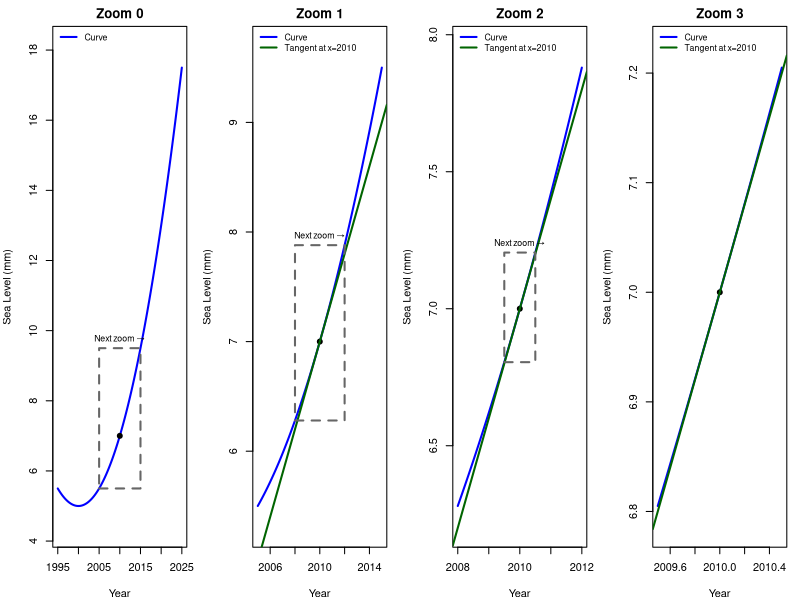
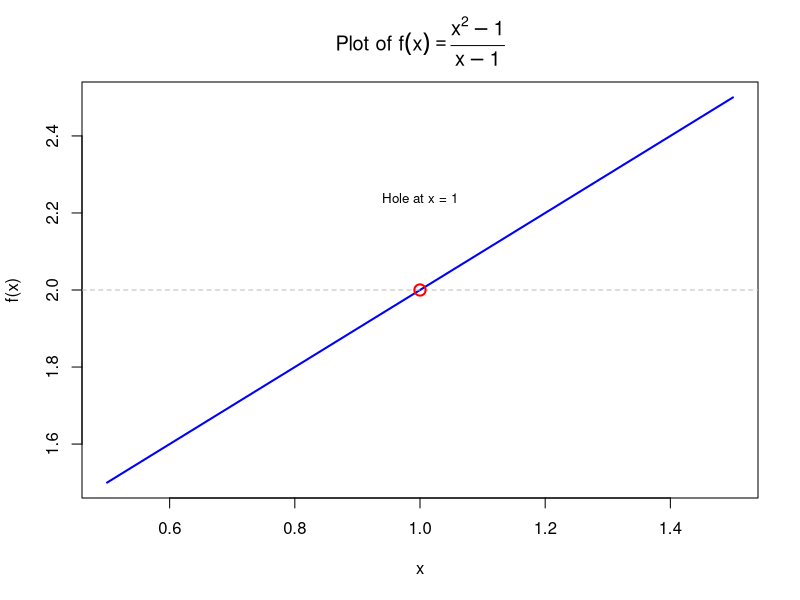
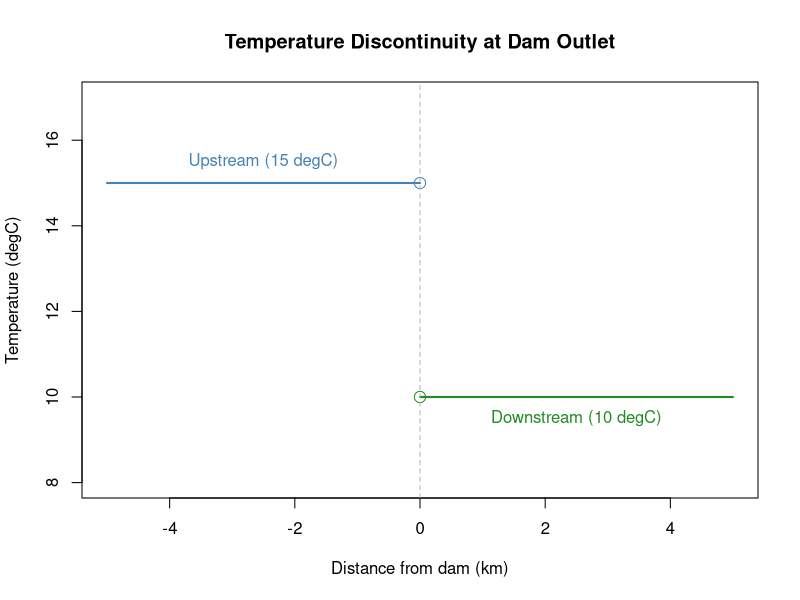
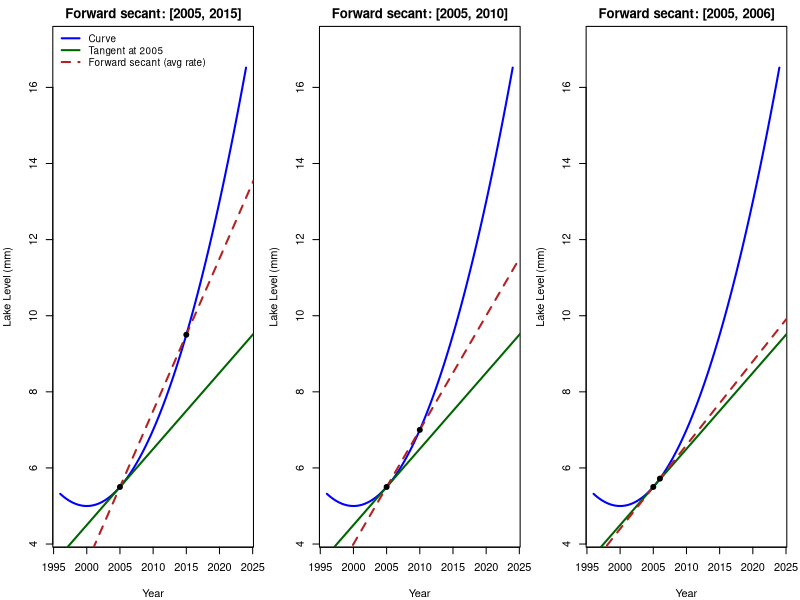
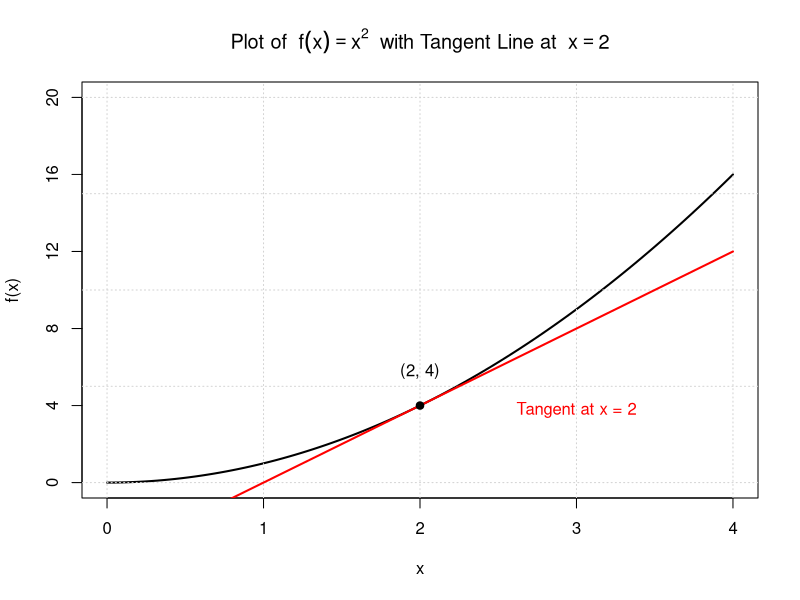
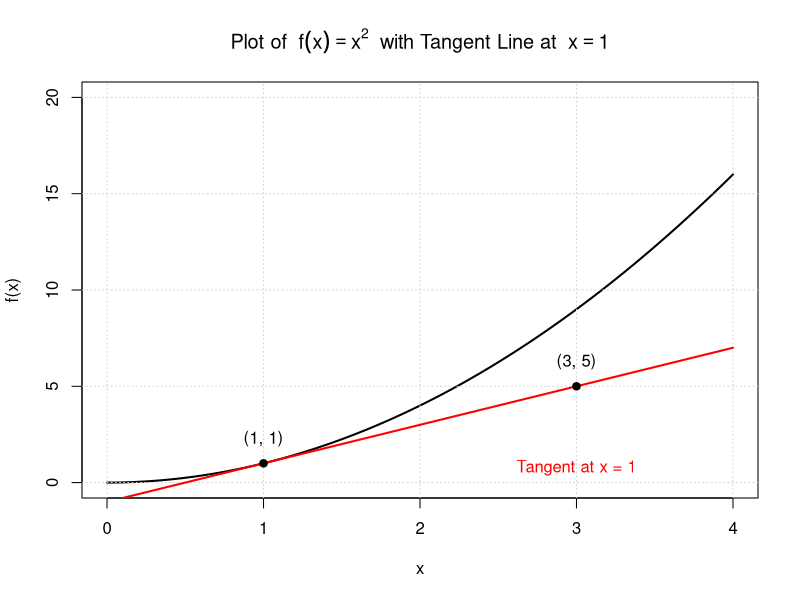
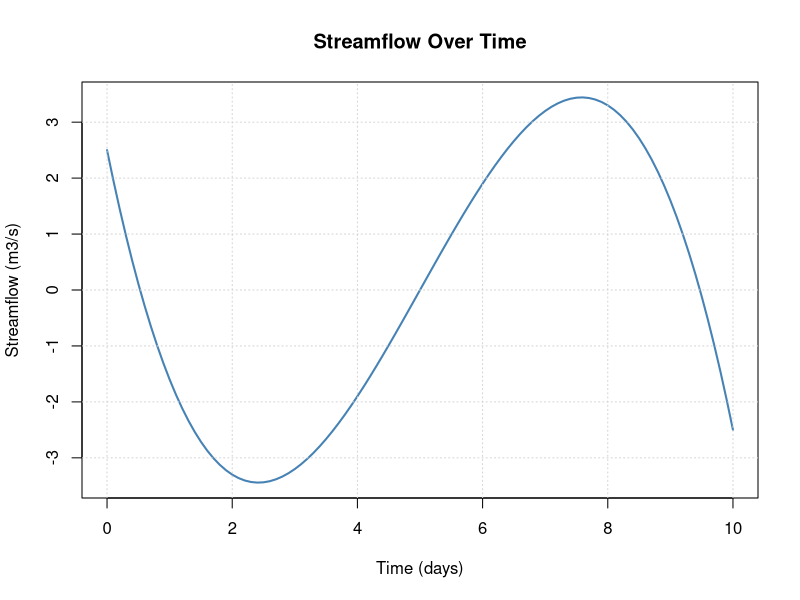
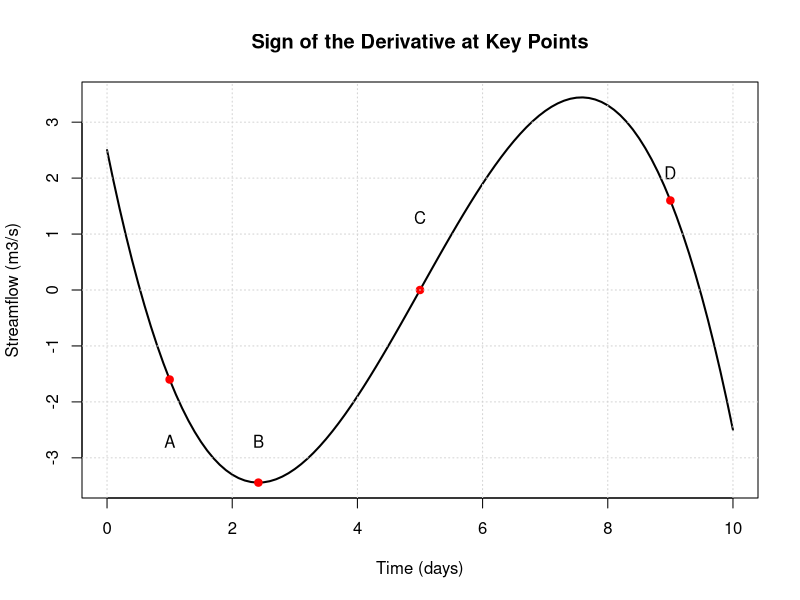

Here is the R script that generated these plots, in order:
## ---- chunk 1
knitr::kable(
  data.frame(
    `Math / Physics / Data / Context` = c(
      "Rate of change",
      "Slope of the tangent line",
      "Instantaneous rate",
      "Velocity",
      "Acceleration",
      "Gradient",
      "Marginal change",
      "Slope at a point",
      "Rise over run",
      "Delta Y / Delta X"
    ),
    `Environmental / Applied / Context` = c(
      "Growth rate",
      "Decay rate",
      "Reaction rate",
      "Flux",
      "Turnover rate",
      "Loss rate / Gain rate",
      "Change per unit time",
      "Response rate",
      "Uptake rate",
      "First difference"
    )
  ),
  caption = "Terms Across Disciplines That Represent Derivatives",
  booktabs = TRUE
)
## ---- chunk 2
# --- Setup a smooth "sea level" curve and its derivative (for the tangent) ---
f      <- function(x) 0.02*(x - 2000)^2 + 5
fprime <- function(x) 0.04*(x - 2000)

# Focal point for zooming/tangent
x0 <- 2010
y0 <- f(x0)
m0 <- fprime(x0)

# Windows for the 4 panels: full -> zoom1 -> zoom2 -> zoom3
wins <- list(
  c(1995, 2025),
  c(2005, 2015),
  c(2008, 2012),
  c(2009.5, 2010.5)
)

# Helper: y-limits with a little padding for a given x-window
ylims_for_window <- function(w) {
  xs <- seq(w[1], w[2], length.out = 400)
  ys <- f(xs)
  pad <- 0.05 * diff(range(ys))
  c(min(ys) - pad, max(ys) + pad)
}

# Base plotting layout
op <- par(mfrow = c(1, 4), mar = c(4, 4, 2, 1))

for (i in seq_along(wins)) {
  xr <- wins[[i]]
  yr <- ylims_for_window(xr)

  # Plot curve
  plot(NA, xlim = xr, ylim = yr, xlab = "Year", ylab = "Sea Level (mm)",
       main = paste("Zoom", i - 1))
  xs <- seq(xr[1], xr[2], length.out = 800)
  lines(xs, f(xs), col = "blue", lwd = 2)
  points(x0, y0, pch = 19)

  # Add tangent line for panels 2-4
  if (i >= 2) {
    abline(a = y0 - m0 * x0, b = m0, col = "darkgreen", lwd = 2)
    legend("topleft",
           legend = c("Curve", "Tangent at x=2010"),
           col = c("blue", "darkgreen"),
           lty = c(1, 1), lwd = c(2, 2), bty = "n", cex = 0.8)
  } else {
    legend("topleft",
           legend = c("Curve"),
           col = c("blue"),
           lty = c(1), lwd = c(2), bty = "n", cex = 0.8)
  }

  # Draw a "zoom box" pointing to the next panel's window (for panels 1-3)
  if (i < length(wins)) {
    next_xr <- wins[[i + 1]]
    # Choose y-range of the box based on curve over the next x-range,
    # but clamp to current panel's y-range
    xs_box <- seq(next_xr[1], next_xr[2], length.out = 200)
    ys_box <- f(xs_box)
    y_min <- max(min(ys_box), yr[1])
    y_max <- min(max(ys_box), yr[2])
    rect(next_xr[1], y_min, next_xr[2], y_max,
         border = "gray40", lty = 2, lwd = 2)
    text(mean(next_xr), y_max, labels = "Next zoom →", pos = 3, cex = 0.8)
  }
}

par(op)
## ---- chunk 3
# Define the function
f <- function(x) {
  (x^2 - 1) / (x - 1)
}

# Create x values avoiding x = 1 to prevent division by zero
x_vals <- seq(0.5, 1.5, length.out = 100)
x_vals <- x_vals[x_vals != 1]

# Evaluate the function
y_vals <- f(x_vals)

# Plot the function
plot(x_vals, y_vals, type = "l", lwd = 2, col = "blue",
     xlab = "x", ylab = "f(x)",
     main = expression("Plot of " * f(x) == frac(x^2 - 1, x - 1)))

# Add a dashed horizontal line for the limit value
abline(h = 2, col = "gray", lty = 2)

# Add the hole at x = 1
points(1, 2, pch = 1, col = "red", cex = 1.5, lwd = 2)
text(1, 2.2, labels = "Hole at x = 1", pos = 3, cex = 0.8)
## ---- chunk 4
plot(NULL, xlim = c(-5, 5), ylim = c(8, 17), 
     xlab = "Distance from dam (km)", ylab = "Temperature (degC)", 
     main = "Temperature Discontinuity at Dam Outlet")

# Upstream: constant 15°C for x < 0
segments(-5, 15, 0, 15, col = "steelblue", lwd = 2)

# Downstream: constant 10°C for x > 0
segments(0, 10, 5, 10, col = "forestgreen", lwd = 2)

# Open circles at x = 0
points(0, 15, pch = 1, cex = 1.5, col = "steelblue")
points(0, 10, pch = 1, cex = 1.5, col = "forestgreen")

text(-2.5, 15.5, "Upstream (15 degC)", col = "steelblue")
text(2.5, 9.5, "Downstream (10 degC)", col = "forestgreen")
abline(v = 0, col = "gray70", lty = 2)
## ---- chunk 5
# Smooth "Lake level" curve and derivative (for tangent)
f      <- function(x) 0.02*(x - 2000)^2 + 5
fprime <- function(x) 0.04*(x - 2000)  # derivative of f

# Focal point for forward approximations
x0 <- 2005
y0 <- f(x0)
m_tan <- fprime(x0)

# Forward secant endpoints for each panel
xR_list <- c(2015, 2010, 2006)  # 10-year, 5-year, 1-year forward intervals

# Common plot window
xr <- c(1996, 2024)
xs <- seq(xr[1], xr[2], length.out = 1000)
ys <- f(xs)
yr <- range(ys); pad <- 0.05 * diff(yr); yr <- c(yr[1]-pad, yr[2]+pad)

op <- par(mfrow = c(1, 3), mar = c(4,4,2,1))
for (i in seq_along(xR_list)) {
  xR <- xR_list[i]
  yR <- f(xR)

  # Forward secant slope (average rate on [x0, xR])
  m_sec <- (yR - y0) / (xR - x0)

  # Panel title text
  title_txt <- paste0("Forward secant: [", x0, ", ", xR, "]")

  # Plot curve
  plot(NA, xlim = xr, ylim = yr, xlab = "Year", ylab = "Lake Level (mm)",
       main = title_txt)
  lines(xs, ys, col = "blue", lwd = 2)

  # Tangent line at x0
  abline(a = y0 - m_tan * x0, b = m_tan, col = "darkgreen", lwd = 2)

  # Forward secant line through (x0,y0) and (xR,yR)
  abline(a = y0 - m_sec * x0, b = m_sec, col = "firebrick", lty = 2, lwd = 2)

  # Mark points
  points(c(x0, xR), c(y0, yR), pch = 19)


  # Legend only on the first panel
  if (i == 1) {
    legend("topleft",
           legend = c("Curve", "Tangent at 2005", "Forward secant (avg rate)"),
           col = c("blue", "darkgreen", "firebrick"),
           lty = c(1,1,2), lwd = c(2,2,2), bty = "n", cex = 0.9)
  }
}
par(op)
## ---- chunk 6
# Define the function and its derivative
f <- function(x) x^2
f_prime <- function(x) 2 * x  # Derivative of f(x) = x^2

# Point of tangency
x0 <- 2
y0 <- f(x0)
slope <- f_prime(x0)

# Tangent line function
tangent <- function(x) slope * (x - x0) + y0

# Plot the function with custom axes and ticks
curve(f(x), from = 0, to = 4, lwd = 2,
      xlab = "x", ylab = "f(x)",
      main = expression("Plot of " ~ f(x) == x^2 ~ " with Tangent Line at " ~ x == 2),
      ylim = c(0, 20), yaxt = "n")
axis(2, at = seq(0, 20, by = 4))  # Custom y-axis ticks
grid()

# Add the tangent line
curve(tangent(x), from = 0, to = 4, add = TRUE, col = "red", lwd = 2, lty = 1)

# Mark the point of tangency
points(x0, y0, pch = 19)
text(x0, y0 + 1, labels = "(2, 4)", pos = 3)
text(3, y0 - 1, labels = "Tangent at x = 2", pos = 3, col = "red")
## ---- chunk 7
# Define the function and its derivative
f <- function(x) x^2
f_prime <- function(x) 2 * x  # Derivative of f(x) = x^2

# Point of tangency
x0 <- 1
y0 <- f(x0)
slope <- f_prime(x0)

# Tangent line function
tangent <- function(x) slope * (x - x0) + y0

# Plot the function with custom axes and ticks
curve(f(x), from = 0, to = 4, lwd = 2,
      xlab = "x", ylab = "f(x)",
      main = expression("Plot of " ~ f(x) == x^2 ~ " with Tangent Line at " ~ x == 1),
      ylim = c(0, 20), yaxt = "n")
axis(2, at = seq(0, 20, by = 5))  # Custom y-axis ticks
grid()

# Add the tangent line
curve(tangent(x), from = 0, to = 4, add = TRUE, col = "red", lwd = 2, lty = 1)

# Mark the point of tangency
points(x0, y0, pch = 19)
text(x0, y0 + 0.5, labels = "(1, 1)", pos = 3)
points(3, 5, pch = 19)
text(3, 5.5, labels = "(3, 5)", pos = 3)
text(3, y0 - 1, labels = "Tangent at x = 1", pos = 3, col = "red")
## ---- chunk 8
curve(-0.1*(x - 5)^3 + 2*(x - 5), from = 0, to = 10, 
      xlab = "Time (days)", ylab = "Streamflow (m3/s)", 
      main = "Streamflow Over Time", col = "steelblue", lwd = 2)
grid()
## ---- chunk 9
curve(-0.1*(x - 5)^3 + 2*(x - 5), from = 0, to = 10, 
      xlab = "Time (days)", ylab = "Streamflow (m3/s)", 
      main = "Sign of the Derivative at Key Points", col = "black", lwd = 2)
points(c(1, 2.41801, 5, 9), 
       -0.1*(c(1, 2.41801, 5, 9) - 5)^3 + 2*(c(1, 2.41801, 5, 9) - 5), 
       pch = 19, col = "red")
text(c(1, 2.41801, 5, 9), c(-3, -3, 1, 1.8), labels = c("A", "B", "C", "D"), pos = 3)
grid()
## ---- chunk 10
# Define a more complex function
f <- function(x) sin(x/2) + 0.05*(x - 5)^2

# Plot settings
xr <- c(0, 20)
xs <- seq(xr[1], xr[2], length.out = 800)
ys <- f(xs)
yr <- range(ys); pad <- 0.1*diff(yr); yr <- c(yr[1]-pad, yr[2]+pad)

# Plot the curve
plot(xs, ys, type = "l", lwd = 2, col = "blue",
     xlab = "x", ylab = "f(x)",
     main = "Sketch Tangent Lines at Different Points")
grid()

## ---- chunk 11
par(mfrow = c(1, 2))
f <- function(x) -0.1*(x - 5)^3 + 2*(x - 5)
f_prime <- function(x) -0.3*(x - 5)^2 + 2

curve(f(x), from = 0, to = 10, 
      xlab = "x", ylab = "f(x)", 
      main = "Function: A", col = "blue", lwd = 2)

curve(f_prime(x), from = 0, to = 10, 
      xlab = "x", ylab = "f'(x)", 
      main = "Function: B", col = "red", lwd = 2)
## ---- chunk 12
# Tidal height model over 24 hours (semi-diurnal with a small inequality term)
t <- seq(0, 24, length.out = 1000)  # time in hours

# Fundamental tidal period ~12.42 h; we approximate with 12.4 h
omega1 <- 2*pi/12.4      # main semi-diurnal component
omega2 <- 2*pi/24        # small diurnal inequality

# Tidal height function (arbitrary units, e.g., meters)
H <- function(t) {
  1.2*sin(omega1*(t - 1.5)) +     # main tide
    0.3*sin(omega2*(t + 2)) +     # small inequality/asymmetry
    0.1*cos(2*omega1*t) +         # harmonic to sharpen peaks a bit
    2.0                            # mean sea level offset
}

h <- H(t)

# Plot
plot(t, h, type = "l", lwd = 2, col = "blue",
     xlab = "Time (hours)", ylab = "Tide Height (m, relative)",
     main = "Tidal Height Over 24 Hours")
grid()

# Add light vertical guides every 3 hours for reading times
abline(v = seq(0, 24, by = 3), col = rgb(0,0,0,0.1), lty = 1)

# Optional: uncomment to label hours on the x-axis at 0, 6, 12, 18, 24
# axis(1, at = seq(0, 24, by = 6))
## ---- chunk 13
# Forest biomass over time (arbitrary units)
# Use a logistic curve (captures rising -> inflection -> flattening)
K  <- 100        # carrying capacity (plateau biomass)
r  <- 0.18       # intrinsic growth rate
t0 <- 20         # inflection time (switch from concave up to concave down)

B <- function(t) K / (1 + exp(-r*(t - t0)))  # logistic biomass

# Time window
t <- seq(0, 50, length.out = 800)
b <- B(t)

# Base plot
plot(t, b, type = "l", lwd = 2, col = "forestgreen",
     xlab = "Time (years)", ylab = "Forest Biomass (Million tons of Carbon)",
     main = "Forest Biomass Over Time")
grid()

# Optional light guides to help discussion (toggle)
show_guides <- FALSE  # set to TRUE for gentle annotations

if (isTRUE(show_guides)) {
  # Inflection point: logistic switches from concave up to concave down
  t_inflect <- t0
  b_inflect <- B(t_inflect)

  # Shade early (mostly rising & accelerating), mid (curving downward), late (flattening)
  rect(0, par("usr")[3], t_inflect, par("usr")[4],
       col = rgb(0, 0.5, 0, 0.06), border = NA)
  rect(t_inflect, par("usr")[3], 40, par("usr")[4],
       col = rgb(0.5, 0.3, 0, 0.06), border = NA)
  rect(40, par("usr")[3], 50, par("usr")[4],
       col = rgb(0, 0, 0.5, 0.06), border = NA)

  # Mark inflection and near-plateau guide
  points(t_inflect, b_inflect, pch = 19, col = "gray30")
  abline(v = t_inflect, col = "gray60", lty = 2)
  abline(h = K, col = "gray70", lty = 3)

  # Labels
  text(10, B(10), "Rising (derivative > 0)", pos = 3, cex = 0.9, col = "darkgreen")
  text(28, B(28), "Curving downward\n(decelerating growth,\nsecond derivative < 0)",
       pos = 3, cex = 0.85, col = "sienna4")
  text(45, K, "Flattening (derivative → 0)", pos = 3, cex = 0.9, col = "navy")
}
## ---- chunk 14
# Create sequence
time <- seq(0, 10, length.out = 200)

# Graph A: Linear growth
growth_A <- 2 * time

# Graph B: Logistic/S-curve (best match for invasive plant story)
growth_B <- 100 / (1 + exp(-1.2 * (time - 5)))  # logistic curve

# Graph C: Sharp growth then crash
growth_C <- ifelse(time < 5, 10 * time, 50 - 8 * (time - 5))

# Plot all three
par(mfrow = c(1, 3))

plot(time, growth_A, type = "l", lwd = 2, col = "steelblue",
     xlab = "Time", ylab = "Coverage", main = "Graph A: Linear Growth")

plot(time, growth_B, type = "l", lwd = 2, col = "forestgreen",
     xlab = "Time", ylab = "Coverage", main = "Graph B: Logistic Growth")

plot(time, growth_C, type = "l", lwd = 2, col = "firebrick",
     xlab = "Time", ylab = "Coverage", main = "Graph C: Growth Then Drop")


## ---- chunk 15
curve(100 - 2*x - 0.1*x^2, from = 0, to = 20,
      xlab = "Years since 2000", ylab = "Area (km\u00B2)",
      main = "Glacier Area Over Time", col = "steelblue", lwd = 2)
grid()
## ---- chunk 16
f <- function(t) 100 - 2*t - 0.1*t^2
curve(f(x), from = 0, to = 20,
      xlab = "Years since 2000", ylab = "Area (km\u00B2)",
      main = "Glacier Area with Secant Line", col = "steelblue", lwd = 2)
segments(5, f(5), 15, f(15), col = "red", lwd = 2, lty = 2)
points(c(5, 15), c(f(5), f(15)), pch = 19, col = "red")
grid()
## ---- chunk 17
curve(15 + 2*sin(0.5*x), from = 0, to = 10,
      xlab = "Days", ylab = "Temperature (\u00B0C)",
      main = "Stream Temperature Over Time", col = "steelblue", lwd = 2)
grid()
## ---- chunk 18
set.seed(123)
par(mfrow = c(2,3), mar = c(4,4,2,1))

# x grid for plotting
x <- seq(0, 5, length.out = 300)

# Define five functions
funs <- list(
  A = function(x) x^2,
  B = function(x) -x^2 + 6,
  C = function(x) sin(x),
  D = function(x) cos(x) + 2,
  E = function(x) exp(0.3 * x)
)

# Helper to draw one panel
draw_panel <- function(fname, f) {
  y <- f(x)
  plot(x, y, type = "l", lwd = 2, col = "steelblue",
       xlab = "x", ylab = "y", main = paste("Graph", fname))
  # red point at x = 2
  y2 <- f(2)
  points(2, y2, pch = 19, col = "red")
}

# Plot the five graphs
nm <- names(funs)
for (i in seq_along(funs)) {
  draw_panel(nm[i], funs[[i]])
}

# Fill the 6th panel with a prompt
plot.new(); title(main = "Match each graph to a slope")

par(mfrow = c(1,1))

## ---- chunk 19
curve(30*exp(-0.3*x), from=0, to=10,
      xlab = "Days since rainfall", ylab = "Soil Moisture (%)",
      main = "Soil Moisture Decay", col = "saddlebrown", lwd = 2)
grid()
